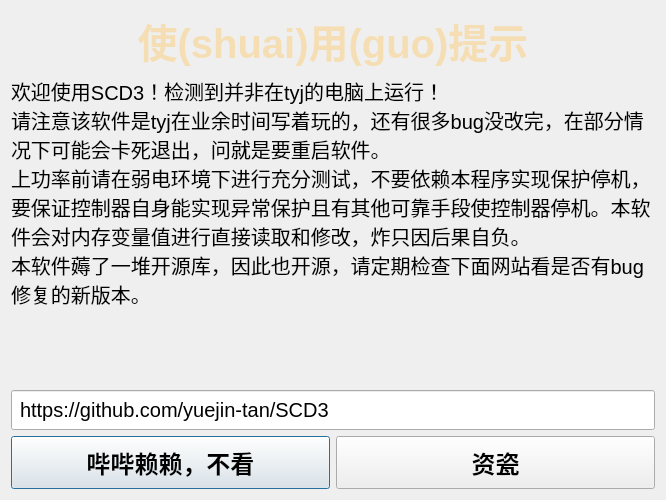
<?xml version="1.0" encoding="UTF-8"?>
<ui version="4.0">
 <class>authWin</class>
 <widget class="QDialog" name="authWin">
  <property name="geometry">
   <rect>
    <x>0</x>
    <y>0</y>
    <width>666</width>
    <height>500</height>
   </rect>
  </property>
  <property name="windowTitle">
   <string>甩锅声明</string>
  </property>
  <property name="modal">
   <bool>true</bool>
  </property>
  <layout class="QVBoxLayout" name="verticalLayout">
   <item>
    <widget class="QLabel" name="label">
     <property name="styleSheet">
      <string notr="true">color: wheat;font: bold 40px;</string>
     </property>
     <property name="text">
      <string>使(shuai)用(guo)提示</string>
     </property>
     <property name="alignment">
      <set>Qt::AlignCenter</set>
     </property>
    </widget>
   </item>
   <item>
    <widget class="QLabel" name="label_2">
     <property name="sizePolicy">
      <sizepolicy hsizetype="Preferred" vsizetype="Expanding">
       <horstretch>0</horstretch>
       <verstretch>0</verstretch>
      </sizepolicy>
     </property>
     <property name="styleSheet">
      <string notr="true">font: 20px;</string>
     </property>
     <property name="text">
      <string>欢迎使用SCD3！检测到并非在tyj的电脑上运行！
请注意该软件是tyj在业余时间写着玩的，还有很多bug没改完，在部分情况下可能会卡死退出，问就是要重启软件。
上功率前请在弱电环境下进行充分测试，不要依赖本程序实现保护停机，要保证控制器自身能实现异常保护且有其他可靠手段使控制器停机。本软件会对内存变量值进行直接读取和修改，炸只因后果自负。
本软件薅了一堆开源库，因此也开源，请定期检查下面网站看是否有bug修复的新版本。</string>
     </property>
     <property name="alignment">
      <set>Qt::AlignLeading|Qt::AlignLeft|Qt::AlignTop</set>
     </property>
     <property name="wordWrap">
      <bool>true</bool>
     </property>
    </widget>
   </item>
   <item>
    <widget class="QLineEdit" name="lineEdit">
     <property name="sizePolicy">
      <sizepolicy hsizetype="Expanding" vsizetype="Preferred">
       <horstretch>0</horstretch>
       <verstretch>0</verstretch>
      </sizepolicy>
     </property>
     <property name="styleSheet">
      <string notr="true">font-size: 20px; padding: 6px;</string>
     </property>
     <property name="text">
      <string>https://github.com/yuejin-tan/SCD3</string>
     </property>
     <property name="readOnly">
      <bool>true</bool>
     </property>
    </widget>
   </item>
   <item>
    <layout class="QHBoxLayout" name="horizontalLayout">
     <item>
      <widget class="QPushButton" name="pushButton">
       <property name="sizePolicy">
        <sizepolicy hsizetype="Preferred" vsizetype="Preferred">
         <horstretch>0</horstretch>
         <verstretch>0</verstretch>
        </sizepolicy>
       </property>
       <property name="styleSheet">
        <string notr="true">font: bold 24px; padding: 8px;</string>
       </property>
       <property name="text">
        <string>哔哔赖赖，不看</string>
       </property>
      </widget>
     </item>
     <item>
      <widget class="QPushButton" name="pushButton_2">
       <property name="sizePolicy">
        <sizepolicy hsizetype="Preferred" vsizetype="Preferred">
         <horstretch>0</horstretch>
         <verstretch>0</verstretch>
        </sizepolicy>
       </property>
       <property name="styleSheet">
        <string notr="true">font: bold 24px; padding: 8px;</string>
       </property>
       <property name="text">
        <string>资瓷</string>
       </property>
      </widget>
     </item>
    </layout>
   </item>
  </layout>
 </widget>
 <resources/>
 <connections/>
</ui>
